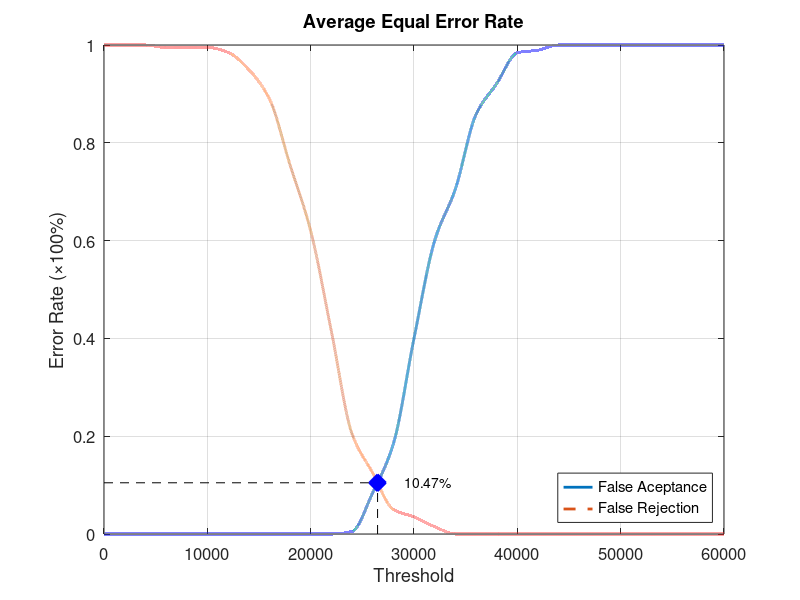
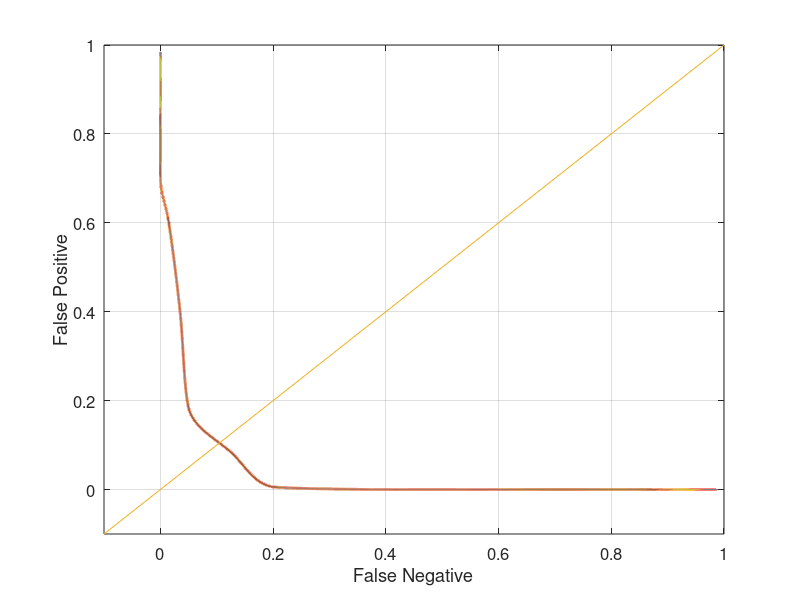

Write the MATLAB code that produced these figures, in order.
function yEER = Database1_4
close all;
clear;
clc;
x = 0:2000:60000;
xq = 0:0.5:60000;

y0 = [0 0 0 0 0 0 0 0 0 0 0 0 0.00526316 0.0842105 0.184211 0.4 0.6 0.705263 0.857895 0.921053 0.984211 0.989474 1 1 1 1 1 1 1 1 1];
yy0 = interp1(x, y0, xq, 'pchip');
y1 = [1 1 1 0.995 0.995 0.995 0.985 0.95 0.89 0.755 0.62 0.415 0.205 0.125 0.05 0.035 0.015 0 0 0 0 0 0 0 0 0 0 0 0 0 0];
yy1 = interp1(x, y1, xq, 'pchip');

% Calculating EER: 
y2 = abs(y0 - y1);
find(y2 == min(y2))
yy2 = abs(yy0 - yy1);
xEER = find(yy2 == min(yy2));
xEERIndex = xq(xEER) % X-axis EER
yEER = yy0(xEER) % Y-axis EER

main = figure
plot(xq, yy0,'-','LineWidth', 2);	hold on
plot(xq, yy1,'--','LineWidth', 2);	hold on
plot([xEERIndex xEERIndex], [0 yEER], 'k--');	hold on
plot([0 xEERIndex], [yEER yEER], 'k--');	hold on
plot(xEERIndex, yEER, 'bx', 'LineWidth', 10);	hold on
text(xEERIndex + 10 * xEERIndex / 100, yEER, [num2str(round((10000 * yEER)) / 100) '%'])
legend('False Aceptance', 'False Rejection', 'Location', 'SouthEast')
xlabel('Threshold')
ylabel('Error Rate (\times100%)')
title('Average Equal Error Rate')
set(gca, 'FontSize', 12)
axis([0 60000 0 1])
grid on

print(main, 'Database1_4Main', '-dpng');
FNRxFPR = figure('Color', [1 1 1]);
plot(yy1, yy0, '-', yy1, yy0, 'LineWidth', 2);
hold on
y = -0.1:0.1:1
plot(y, y); 
set(gca, 'FontSize', 12)
xlabel('False Negative')
ylabel('False Positive')
axis([-0.1 1 -0.1 1])
set(gca, 'FontSize', 12)
grid on

print(FNRxFPR, 'Database1_4FNRxFPR','-dpng');
end
